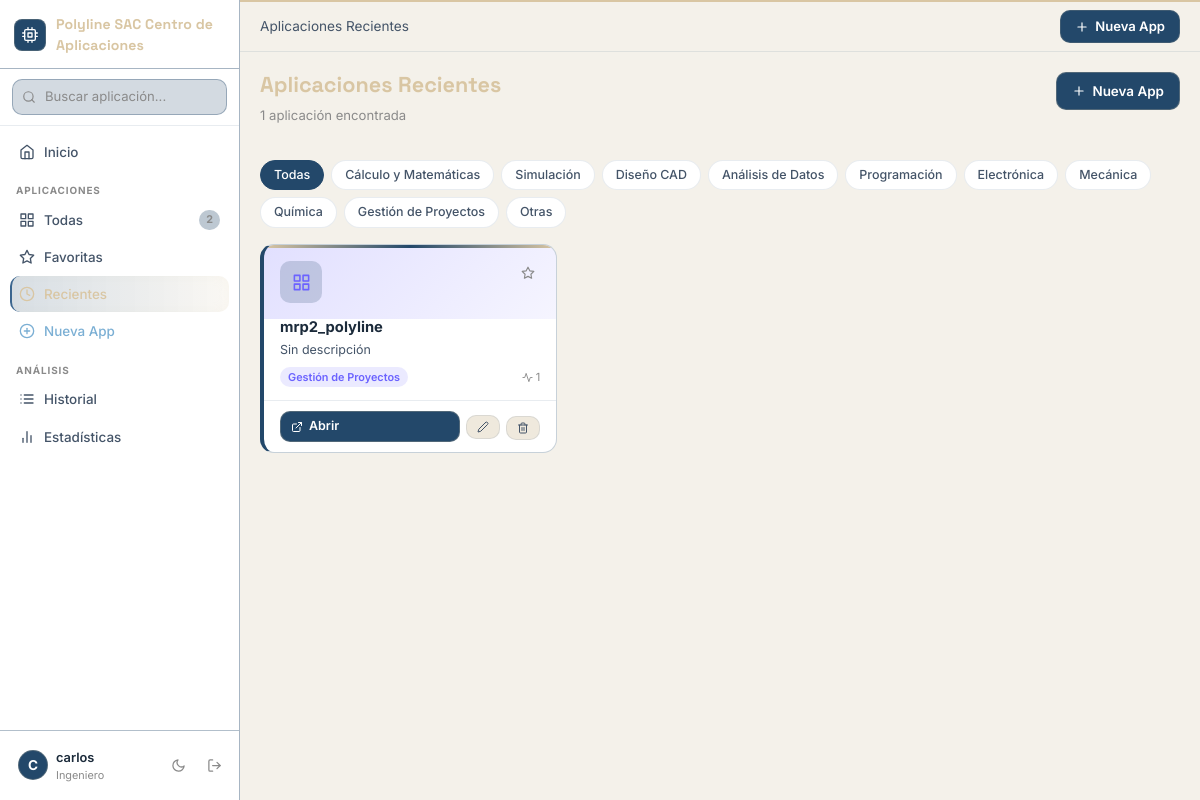
The page /apps/recent (signed in) on the database as committed earlier.
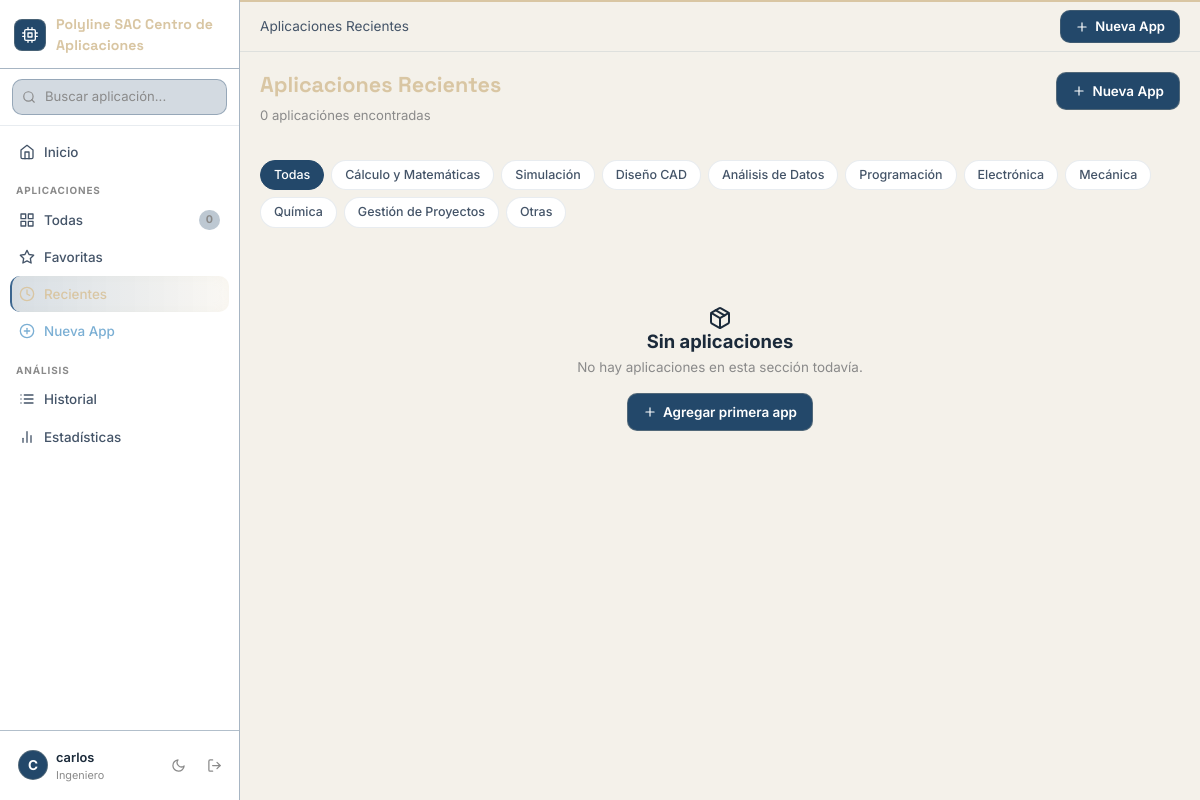
The same page on the database as committed later.
### models/application.py (models this page shows, shortened)
class Application(db.Model):
    __tablename__ = 'applications'
    id = db.Column(db.Integer, primary_key=True)
    user_id = db.Column(db.Integer, db.ForeignKey('users.id'), nullable=False)
    nombre = db.Column(db.String(150), nullable=False)
    url = db.Column(db.String(500), nullable=False)
    descripcion = db.Column(db.Text, default='')
    categoria = db.Column(db.String(100), default='Otras')
    favorito = db.Column(db.Boolean, default=False)
    icono = db.Column(db.String(50), default='grid')
    color = db.Column(db.String(20), default='#6C63FF')
    fecha_creacion = db.Column(db.DateTime, default=datetime.utcnow)
    history = db.relationship('History', backref='application', lazy='dynamic', cascade='all, delete-orphan')
    @property
    def total_accesos(self):
        return self.history.count()

### routes/apps.py (the view)
@apps_bp.route('/apps/recent')
@login_required
def recent():
    history = (
        History.query
        .filter_by(user_id=current_user.id)
        .order_by(History.fecha_acceso.desc())
        .limit(50)
        .all()
    )
    seen = set()
    apps = []
    for h in history:
        if h.application_id not in seen:
            seen.add(h.application_id)
            apps.append(h.application)
            if len(apps) >= 20:
                break
    return render_template(
        'apps/list.html',
        apps=apps,
        categorias=CATEGORIAS,
        selected_cat='',
        titulo='Aplicaciones Recientes'
    )

### app.py (called while the page is built)
def create_app():
    app = Flask(__name__)
    app.config.from_object(Config)
    db.init_app(app)
    login_manager = LoginManager()
    login_manager.init_app(app)
    login_manager.login_view = 'auth.login'
    login_manager.login_message = ''
    login_manager.login_message_category = 'warning'
    @login_manager.user_loader
    def load_user(user_id):
        return User.query.get(int(user_id))
    from routes.auth import auth_bp
    from routes.dashboard import dashboard_bp
    from routes.apps import apps_bp
    from routes.profile import profile_bp
    from routes.stats import stats_bp
    app.register_blueprint(auth_bp)
    app.register_blueprint(dashboard_bp)
    app.register_blueprint(apps_bp)
    app.register_blueprint(profile_bp)
    app.register_blueprint(stats_bp)
    with app.app_context():
        db.create_all()
    return app

### templates/apps/list.html (shortened to what this page needs)
{% extends 'base.html' %}
{% block breadcrumb %}<span>{{ titulo }}</span>{% endblock %}
{% block content %}
<div class="apps-page">
    <div class="page-header">
        <div>
            <h1 class="page-title">{{ titulo }}</h1>
            <p class="page-subtitle">{{ apps|length }} aplicación{{ 'es' if apps|length != 1 else '' }} encontrada{{ 's' if apps|length != 1 else '' }}</p>
        </div>
        <a href="{{ url_for('apps.new_app') }}" class="btn btn-accent">
            <i data-feather="plus"></i> Nueva App
        </a>
    </div>
    <div class="filter-bar">
        <div class="cat-filters">
            <a href="{{ url_for('apps.list_apps') }}" class="cat-chip {% if not selected_cat %}active{% endif %}">Todas</a>
            {% for cat in categorias %}
            <a href="{{ url_for('apps.list_apps', categoria=cat) }}" class="cat-chip {% if selected_cat == cat %}active{% endif %}">{{ cat }}</a>
            {% endfor %}
        </div>
    </div>
    {% if apps %}
    <div class="apps-grid" id="appsGrid">
        {% for app in apps %}
        <div class="app-card" data-name="{{ app.nombre }}" data-cat="{{ app.categoria }}">
            <div class="app-card-header" style="background: linear-gradient(135deg, {{ app.color }}33, {{ app.color }}11)">
                <div class="app-card-icon" style="color: {{ app.color }}">
                    <i data-feather="{{ app.icono }}"></i>
                </div>
                <div class="app-card-menu">
                    <button class="btn-icon fav-toggle" data-id="{{ app.id }}" title="{{ 'Quitar de favoritos' if app.favorito else 'Agregar a favoritos' }}">
                        <i data-feather="star" class="{{ 'filled' if app.favorito else '' }}"></i>
                    </button>
                </div>
            </div>
            <div class="app-card-body">
                <h3 class="app-card-name">{{ app.nombre }}</h3>
                <p class="app-card-desc">{{ app.descripcion or 'Sin descripción' }}</p>
                <div class="app-card-meta">
                    <span class="cat-badge" style="background: {{ app.color }}22; color: {{ app.color }}">{{ app.categoria }}</span>
                    <span class="access-count"><i data-feather="activity"></i> {{ app.total_accesos }}</span>
                </div>
            </div>
            <div class="app-card-footer">
                <a href="{{ url_for('apps.open_app', app_id=app.id) }}" target="_blank" class="btn btn-accent btn-sm flex-grow-1">
                    <i data-feather="external-link"></i> Abrir
                </a>
                <a href="{{ url_for('apps.edit_app', app_id=app.id) }}" class="btn btn-ghost btn-sm">
                    <i data-feather="edit-2"></i>
                </a>
                <form method="POST" action="{{ url_for('apps.delete_app', app_id=app.id) }}" onsubmit="return confirm('¿Eliminar «{{ app.nombre }}»?')">
                    <button type="submit" class="btn btn-ghost btn-sm btn-danger-ghost">
                        <i data-feather="trash-2"></i>
                    </button>
                </form>
            </div>
        </div>
        {% endfor %}
    </div>
    {% else %}
    <div class="empty-state">
        <div class="empty-icon"><i data-feather="package"></i></div>
        <h2>Sin aplicaciones</h2>
        <p>No hay aplicaciones en esta sección todavía.</p>
        <a href="{{ url_for('apps.new_app') }}" class="btn btn-accent">
            <i data-feather="plus"></i> Agregar primera app
        </a>
    </div>
    {% endif %}
</div>
{% endblock %}

### templates/base.html (shortened to what this page needs)
<!DOCTYPE html>
<html lang="es" data-theme="dark">
<head>
    <link href="https://cdn.jsdelivr.net/npm/bootstrap@5.3.0/dist/css/bootstrap.min.css" rel="stylesheet">
    <link rel="stylesheet" href="{{ url_for('static', filename='css/main.css') }}">
</head>
<body>
{% if current_user.is_authenticated %}
  <aside class="sidebar" id="sidebar">
    <div class="sb-brand">
      <div class="sb-logo-wrap">
        <div class="sb-logo"><i data-feather="cpu"></i></div>
        <span class="sb-name">Polyline SAC
          Centro de Aplicaciones</span>
      </div>
    </div>
    <div class="sb-search-wrap">
      <i data-feather="search" class="sb-search-ico"></i>
      <input type="text" id="globalSearch" placeholder="Buscar aplicación..." autocomplete="off">
    </div>
    <nav class="sb-nav">
      <a href="{{ url_for('dashboard.index') }}" class="sb-link {% if request.endpoint == 'dashboard.index' %}is-active{% endif %}">
        <i data-feather="home"></i><span>Inicio</span>
      </a>
      <p class="sb-section">Aplicaciones</p>
      <a href="{{ url_for('apps.list_apps') }}" class="sb-link {% if request.endpoint == 'apps.list_apps' %}is-active{% endif %}">
        <i data-feather="grid"></i><span>Todas</span>
        <span class="sb-pill">{{ current_user.applications.count() }}</span>
      </a>
      <a href="{{ url_for('apps.favorites') }}" class="sb-link {% if request.endpoint == 'apps.favorites' %}is-active{% endif %}">
        <i data-feather="star"></i><span>Favoritas</span>
      </a>
      <a href="{{ url_for('apps.recent') }}" class="sb-link {% if request.endpoint == 'apps.recent' %}is-active{% endif %}">
        <i data-feather="clock"></i><span>Recientes</span>
      </a>
      <a href="{{ url_for('apps.new_app') }}" class="sb-link sb-link--accent {% if request.endpoint == 'apps.new_app' %}is-active{% endif %}">
        <i data-feather="plus-circle"></i><span>Nueva App</span>
      </a>
      <p class="sb-section">Análisis</p>
      <a href="{{ url_for('stats.history') }}" class="sb-link {% if request.endpoint == 'stats.history' %}is-active{% endif %}">
        <i data-feather="list"></i><span>Historial</span>
      </a>
      <a href="{{ url_for('stats.stats') }}" class="sb-link {% if request.endpoint == 'stats.stats' %}is-active{% endif %}">
        <i data-feather="bar-chart-2"></i><span>Estadísticas</span>
      </a>
    </nav>
    <div class="sb-footer">
      <a href="{{ url_for('profile.profile') }}" class="sb-user {% if request.endpoint == 'profile.profile' %}is-active{% endif %}">
        <div class="sb-avatar">{{ current_user.nombre[0].upper() }}</div>
        <div class="sb-user-text">
          <span class="sb-user-name">{{ current_user.nombre }}</span>
          <span class="sb-user-role">Ingeniero</span>
        </div>
      </a>
      <button class="sb-icon-btn" id="themeToggle" title="Cambiar tema">
        <i data-feather="moon" id="themeIcon"></i>
      </button>
      <a href="{{ url_for('auth.logout') }}" class="sb-icon-btn sb-logout" title="Cerrar sesión">
        <i data-feather="log-out"></i>
      </a>
    </div>
  </aside>
  <div class="main-wrap" id="mainWrap">
    <header class="topbar">
      <div class="topbar-crumb">{% block breadcrumb %}{% endblock %}</div>
      <div class="topbar-right">
        <a href="{{ url_for('apps.new_app') }}" class="btn-top-accent">
          <i data-feather="plus"></i> Nueva App
        </a>
      </div>
    </header>
    <div class="page-body">
      {% block content %}{% endblock %}
    </div>
  </div>
{% else %}
  <div class="auth-shell">
    {% block auth_content %}{% endblock %}
  </div>
{% endif %}
</body>
</html>

Rows that differ between the two databases and show on the page:
removed Application: favorito False (drawn), nombre "mrp2_polyline", descripcion "Sin descripción", categoria "Gestión de Proyectos", total_accesos "1"
Other text that changed with them:
{{ current_user.applications.count() }}: "2" → "0"
{{ apps|length }}: "1" → "0"
{{ 'es' if apps|length != 1 else '' }}: (not shown) → "es"
{{ 's' if apps|length != 1 else '' }}: (not shown) → "s"
text now shown: "Sin aplicaciones No hay aplicaciones en esta sección todavía. Agregar primera app"
